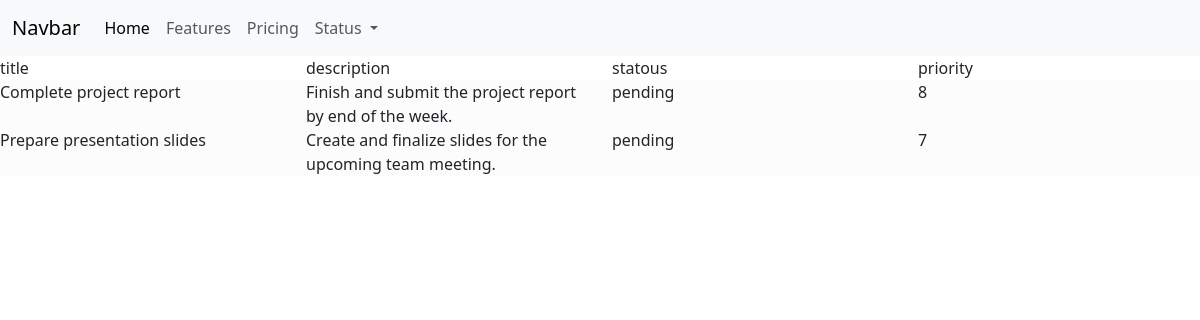
/state/pending, run on the app's committed database.
### main/models.py (models this page shows, shortened)
class Task(models.Model):
    db_table = 'task'
    State = [('pending', 'pending'), ('in progress', 'in progress'), ('completed', 'completed')]
    title = models.CharField(max_length=100, help_text='Enter the title of the task')
    description = models.TextField()
    priority = models.IntegerField(validators=[MinValueValidator(1), MaxValueValidator(10)] , default=5)
    due_date = models.DateField(null=True)
    statous = models.CharField(max_length=20, choices=State, default='pending')
    created_at = models.DateTimeField(auto_now_add=True)
    updeted_at = models.DateTimeField(auto_now_add=True)
    category = models.ForeignKey(Category, on_delete=models.CASCADE)

### main/views.py (the view)
# urls.py: path('state/<str:state>', views.task_state, name='task_state'),
def task_state(request, state):
    tasks = Task.objects.filter(statous=state)
    return render(request, 'main/tasks.html', {'tasks': tasks})

### main/templates/main/tasks.html (shortened to what this page needs)
{% extends "main/base.html" %}
{% block content %}
<div class="row">
    <div class="col">title</div>
    <div class="col">description</div>
    <div class="col">statous</div>
    <div class="col">priority</div>
</div>
{% for task in tasks %}
    <div class="row bg-light-subtle">
        <div class="col">{{task.title}}</div>
        <div class="col">{{task.description}}</div>
        <div class="col">{{task.statous}}</div>
        <div class="col">{{task.priority}}</div>
    </div>
{% endfor %}
{% endblock %}

### main/templates/main/base.html (shortened to what this page needs)
<!DOCTYPE html>
<html lang="en">
<head>
    <link href="https://cdn.jsdelivr.net/npm/bootstrap@5.3.0/dist/css/bootstrap.min.css" rel="stylesheet">
</head>
<body>
    {% include "main/nav.html" %}
      {% block content %}
      {% endblock %}
</body>
</html>

### main/templates/main/nav.html (shortened to what this page needs)
<nav class="navbar navbar-expand-lg navbar-light bg-light">
    <div class="container-fluid">
      <a class="navbar-brand" href="#">Navbar</a>
      <div class="collapse navbar-collapse" id="navbarNavDropdown">
        <ul class="navbar-nav">
          <li class="nav-item">
            <a class="nav-link active" aria-current="page" href="#">Home</a>
          </li>
          <li class="nav-item">
            <a class="nav-link" href="#">Features</a>
          </li>
          <li class="nav-item">
            <a class="nav-link" href="#">Pricing</a>
          </li>
          <li class="nav-item dropdown">
            <a class="nav-link dropdown-toggle" href="#" id="navbarDropdownMenuLink" role="button" data-bs-toggle="dropdown" aria-expanded="false">
              Status
            </a>
          </li>
        </ul>
      </div>
    </div>
  </nav>

### data on the page
Task: title "Complete project report", description "Finish and submit the project report by end of the week.", statous "pending", priority "8"
Task: title "Prepare presentation slides", description "Create and finalize slides for the upcoming team meeting.", statous "pending", priority "7"
